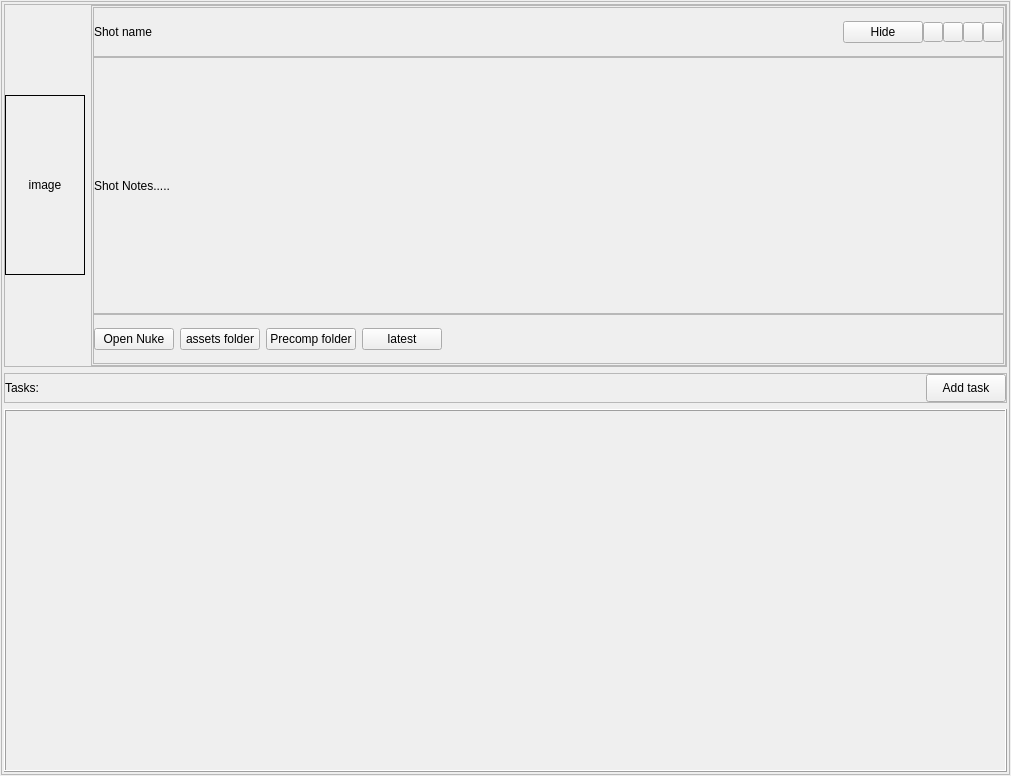
<?xml version="1.0" encoding="UTF-8"?>
<ui version="4.0">
 <class>ShotCard</class>
 <widget class="QWidget" name="ShotCard">
  <property name="geometry">
   <rect>
    <x>0</x>
    <y>0</y>
    <width>1011</width>
    <height>776</height>
   </rect>
  </property>
  <property name="windowTitle">
   <string/>
  </property>
  <layout class="QVBoxLayout" name="verticalLayout_4">
   <property name="leftMargin">
    <number>1</number>
   </property>
   <property name="topMargin">
    <number>1</number>
   </property>
   <property name="rightMargin">
    <number>1</number>
   </property>
   <property name="bottomMargin">
    <number>1</number>
   </property>
   <item>
    <widget class="QFrame" name="frame_7">
     <property name="frameShape">
      <enum>QFrame::Shape::StyledPanel</enum>
     </property>
     <property name="frameShadow">
      <enum>QFrame::Shadow::Raised</enum>
     </property>
     <layout class="QVBoxLayout" name="verticalLayout_5">
      <property name="leftMargin">
       <number>2</number>
      </property>
      <property name="topMargin">
       <number>2</number>
      </property>
      <property name="rightMargin">
       <number>2</number>
      </property>
      <property name="bottomMargin">
       <number>2</number>
      </property>
      <item>
       <widget class="QFrame" name="frame_5">
        <property name="frameShape">
         <enum>QFrame::Shape::StyledPanel</enum>
        </property>
        <property name="frameShadow">
         <enum>QFrame::Shadow::Raised</enum>
        </property>
        <layout class="QHBoxLayout" name="horizontalLayout_2">
         <property name="leftMargin">
          <number>0</number>
         </property>
         <property name="topMargin">
          <number>0</number>
         </property>
         <property name="rightMargin">
          <number>0</number>
         </property>
         <property name="bottomMargin">
          <number>0</number>
         </property>
         <item>
          <widget class="QLabel" name="label_thumbnail">
           <property name="minimumSize">
            <size>
             <width>80</width>
             <height>45</height>
            </size>
           </property>
           <property name="maximumSize">
            <size>
             <width>320</width>
             <height>180</height>
            </size>
           </property>
           <property name="frameShape">
            <enum>QFrame::Shape::Box</enum>
           </property>
           <property name="text">
            <string>image</string>
           </property>
           <property name="alignment">
            <set>Qt::AlignmentFlag::AlignCenter</set>
           </property>
          </widget>
         </item>
         <item>
          <widget class="QFrame" name="frame_4">
           <property name="frameShape">
            <enum>QFrame::Shape::StyledPanel</enum>
           </property>
           <property name="frameShadow">
            <enum>QFrame::Shadow::Raised</enum>
           </property>
           <layout class="QVBoxLayout" name="verticalLayout_3">
            <property name="spacing">
             <number>0</number>
            </property>
            <property name="leftMargin">
             <number>1</number>
            </property>
            <property name="topMargin">
             <number>1</number>
            </property>
            <property name="rightMargin">
             <number>1</number>
            </property>
            <property name="bottomMargin">
             <number>1</number>
            </property>
            <item>
             <widget class="QFrame" name="frame_6">
              <property name="maximumSize">
               <size>
                <width>16777215</width>
                <height>50</height>
               </size>
              </property>
              <property name="frameShape">
               <enum>QFrame::Shape::StyledPanel</enum>
              </property>
              <property name="frameShadow">
               <enum>QFrame::Shadow::Raised</enum>
              </property>
              <layout class="QHBoxLayout" name="horizontalLayout_6">
               <property name="spacing">
                <number>0</number>
               </property>
               <property name="leftMargin">
                <number>0</number>
               </property>
               <property name="topMargin">
                <number>0</number>
               </property>
               <property name="rightMargin">
                <number>0</number>
               </property>
               <property name="bottomMargin">
                <number>0</number>
               </property>
               <item>
                <widget class="QLabel" name="label_shot">
                 <property name="text">
                  <string>Shot name</string>
                 </property>
                </widget>
               </item>
               <item>
                <spacer name="horizontalSpacer_4">
                 <property name="orientation">
                  <enum>Qt::Orientation::Horizontal</enum>
                 </property>
                 <property name="sizeHint" stdset="0">
                  <size>
                   <width>40</width>
                   <height>20</height>
                  </size>
                 </property>
                </spacer>
               </item>
               <item>
                <widget class="QPushButton" name="btn_hide_shot">
                 <property name="text">
                  <string>Hide</string>
                 </property>
                </widget>
               </item>
               <item>
                <widget class="QPushButton" name="btn_colour_none">
                 <property name="maximumSize">
                  <size>
                   <width>20</width>
                   <height>20</height>
                  </size>
                 </property>
                 <property name="text">
                  <string/>
                 </property>
                </widget>
               </item>
               <item>
                <widget class="QPushButton" name="btn_green">
                 <property name="maximumSize">
                  <size>
                   <width>20</width>
                   <height>20</height>
                  </size>
                 </property>
                 <property name="text">
                  <string/>
                 </property>
                </widget>
               </item>
               <item>
                <widget class="QPushButton" name="btn_amber">
                 <property name="maximumSize">
                  <size>
                   <width>20</width>
                   <height>20</height>
                  </size>
                 </property>
                 <property name="text">
                  <string/>
                 </property>
                </widget>
               </item>
               <item>
                <widget class="QPushButton" name="btn_red">
                 <property name="maximumSize">
                  <size>
                   <width>20</width>
                   <height>20</height>
                  </size>
                 </property>
                 <property name="text">
                  <string/>
                 </property>
                </widget>
               </item>
              </layout>
             </widget>
            </item>
            <item>
             <widget class="QFrame" name="frame_2">
              <property name="frameShape">
               <enum>QFrame::Shape::StyledPanel</enum>
              </property>
              <property name="frameShadow">
               <enum>QFrame::Shadow::Raised</enum>
              </property>
              <layout class="QHBoxLayout" name="horizontalLayout_4">
               <property name="leftMargin">
                <number>0</number>
               </property>
               <property name="topMargin">
                <number>0</number>
               </property>
               <property name="rightMargin">
                <number>2</number>
               </property>
               <property name="bottomMargin">
                <number>0</number>
               </property>
               <item>
                <widget class="QLabel" name="label_notes">
                 <property name="text">
                  <string>Shot Notes.....</string>
                 </property>
                </widget>
               </item>
               <item>
                <widget class="QPushButton" name="btn_edit_shot_notes">
                 <property name="maximumSize">
                  <size>
                   <width>20</width>
                   <height>16777215</height>
                  </size>
                 </property>
                 <property name="text">
                  <string/>
                 </property>
                 <property name="icon">
                  <iconset theme="QIcon::ThemeIcon::EditCopy"/>
                 </property>
                 <property name="flat">
                  <bool>true</bool>
                 </property>
                </widget>
               </item>
              </layout>
             </widget>
            </item>
            <item>
             <widget class="QFrame" name="shot_btns">
              <property name="maximumSize">
               <size>
                <width>16777215</width>
                <height>50</height>
               </size>
              </property>
              <property name="frameShape">
               <enum>QFrame::Shape::StyledPanel</enum>
              </property>
              <property name="frameShadow">
               <enum>QFrame::Shadow::Raised</enum>
              </property>
              <layout class="QHBoxLayout" name="horizontalLayout_3">
               <property name="leftMargin">
                <number>0</number>
               </property>
               <property name="topMargin">
                <number>0</number>
               </property>
               <property name="rightMargin">
                <number>0</number>
               </property>
               <property name="bottomMargin">
                <number>0</number>
               </property>
               <item>
                <widget class="QPushButton" name="btn_open_nuke">
                 <property name="text">
                  <string>Open Nuke</string>
                 </property>
                </widget>
               </item>
               <item>
                <widget class="QPushButton" name="btn_open_assets">
                 <property name="text">
                  <string>assets folder</string>
                 </property>
                </widget>
               </item>
               <item>
                <widget class="QPushButton" name="btn_open_precomp">
                 <property name="text">
                  <string>Precomp folder</string>
                 </property>
                </widget>
               </item>
               <item>
                <widget class="QPushButton" name="btn_latest_render">
                 <property name="text">
                  <string>latest</string>
                 </property>
                </widget>
               </item>
               <item>
                <spacer name="horizontalSpacer">
                 <property name="orientation">
                  <enum>Qt::Orientation::Horizontal</enum>
                 </property>
                 <property name="sizeHint" stdset="0">
                  <size>
                   <width>40</width>
                   <height>20</height>
                  </size>
                 </property>
                </spacer>
               </item>
              </layout>
             </widget>
            </item>
           </layout>
          </widget>
         </item>
        </layout>
       </widget>
      </item>
      <item>
       <widget class="QFrame" name="frame">
        <property name="maximumSize">
         <size>
          <width>16777215</width>
          <height>30</height>
         </size>
        </property>
        <property name="frameShape">
         <enum>QFrame::Shape::StyledPanel</enum>
        </property>
        <property name="frameShadow">
         <enum>QFrame::Shadow::Raised</enum>
        </property>
        <layout class="QHBoxLayout" name="horizontalLayout">
         <property name="leftMargin">
          <number>0</number>
         </property>
         <property name="topMargin">
          <number>0</number>
         </property>
         <property name="rightMargin">
          <number>0</number>
         </property>
         <property name="bottomMargin">
          <number>0</number>
         </property>
         <item>
          <widget class="QLabel" name="label_4">
           <property name="text">
            <string>Tasks:</string>
           </property>
          </widget>
         </item>
         <item>
          <spacer name="horizontalSpacer_2">
           <property name="orientation">
            <enum>Qt::Orientation::Horizontal</enum>
           </property>
           <property name="sizeHint" stdset="0">
            <size>
             <width>40</width>
             <height>20</height>
            </size>
           </property>
          </spacer>
         </item>
         <item>
          <widget class="QPushButton" name="bnt_addTask">
           <property name="maximumSize">
            <size>
             <width>16777215</width>
             <height>30</height>
            </size>
           </property>
           <property name="text">
            <string>Add task</string>
           </property>
          </widget>
         </item>
        </layout>
       </widget>
      </item>
      <item>
       <widget class="QFrame" name="frame_tasks">
        <property name="frameShape">
         <enum>QFrame::Shape::Box</enum>
        </property>
        <property name="frameShadow">
         <enum>QFrame::Shadow::Raised</enum>
        </property>
        <layout class="QGridLayout" name="gridLayout"/>
       </widget>
      </item>
     </layout>
    </widget>
   </item>
  </layout>
 </widget>
 <resources/>
 <connections/>
</ui>
